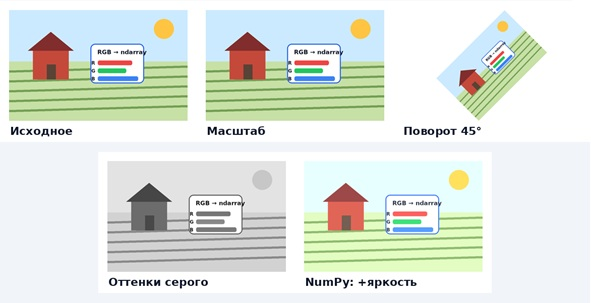
#> input picture images/source.jpg, 591 x 303 px
$ python main.py
#> lines starting #> are read from the running program, lines starting #| are printed output that depends on the picture; after the words box and inside, x2 and y2 are one past the last pixel; in counts of white or black regions, pixels touching at a corner belong together
from pathlib import Path
from PIL import Image, UnidentifiedImageError
import numpy as np
import matplotlib.pyplot as plt
INPUT_PATH = Path("images/source.jpg")
OUTPUT_DIR = Path("output")
OUTPUT_DIR.mkdir(exist_ok=True)
def load_image(path: Path) -> tuple[Image.Image, str]:
    if not path.is_file():
        raise FileNotFoundError(
            f"файл изображения не найден по пути {path.resolve()}"
        )
    try:
        with Image.open(path) as img:
#> img is the input picture: PIL image 591x303 RGB; mean R, G, B 223.5, 229.9, 222.4
            img.load()
            original_format = img.format
#> original_format = 'JPEG'
            return img.convert("RGB"), original_format
    except UnidentifiedImageError:
        raise ValueError(
            f"файл '{path.name}' не является поддерживаемым "
            f"изображением (JPEG/PNG)"
        )


def change_brightness(image_array: np.ndarray, delta: int) -> np.ndarray:
    if not isinstance(delta, (int, float)):
        raise ValueError("delta должен быть числом")
    temp = image_array.astype(np.int16) + delta
    temp = np.clip(temp, 0, 255)
    return temp.astype(np.uint8)
def resize_keep_aspect(image: Image.Image, new_width: int) -> Image.Image:
    if not isinstance(new_width, int) or new_width <= 0:
        raise ValueError(
            f"Ошибка: new_width должен быть положительным целым числом, "
            f"получено: {new_width}"
        )

    old_width, old_height = image.size
    new_height = max(1, round(old_height * new_width / old_width))
    return image.resize(
        (new_width, new_height),
        resample=Image.Resampling.LANCZOS
    )
def to_grayscale_numpy(image_array: np.ndarray) -> np.ndarray:
    if len(image_array.shape) != 3 or image_array.shape[2] != 3:
        raise ValueError("Ожидается RGB-массив формы (H, W, 3)")
    r = image_array[:, :, 0].astype(np.float32)
    g = image_array[:, :, 1].astype(np.float32)
    b = image_array[:, :, 2].astype(np.float32)
    gray = 0.299 * r + 0.587 * g + 0.114 * b
    return gray.astype(np.uint8)
def process_region(
    image_array: np.ndarray,
    x1: int, y1: int, x2: int, y2: int
) -> np.ndarray:
    h, w, _ = image_array.shape
    if x1 < 0 or y1 < 0 or x2 > w or y2 > h:
        raise ValueError(
            f"координаты ({x1},{y1})-({x2},{y2}) выходят за пределы "
            f"изображения ({w}x{h})"
        )
    if x1 >= x2 or y1 >= y2:
        raise ValueError(
            f"некорректные координаты области: "
            f"x1({x1})>=x2({x2}) или y1({y1})>=y2({y2})"
        )
    result = image_array.copy()
    region = result[y1:y2, x1:x2]
    gray_region = to_grayscale_numpy(region)
    result[y1:y2, x1:x2] = np.stack([gray_region] * 3, axis=-1)
    return result
def save_result(image, filename: str) -> Path:
    if isinstance(image, np.ndarray):
        image = Image.fromarray(image)
    path = OUTPUT_DIR / filename
    image.save(path)
    print(f"сохранено: {path}")
    return path
def main():
    image, img_format = load_image(INPUT_PATH)
#> img_format = 'JPEG'
    img_array = np.asarray(image)

    print(f"\n1. Имя файла: {INPUT_PATH.name}")
    print(f"2. Формат: {img_format}")
#| 2. Формат: JPEG
    print(f"3. Размер (Pillow): {image.size}")
#| 3. Размер (Pillow): (591, 303)
    print(f"4. Цветовой режим: {image.mode}")
#| 4. Цветовой режим: RGB
    print(f"5. Ширина: {image.width} px, Высота: {image.height} px")
#| 5. Ширина: 591 px, Высота: 303 px
    print(f"6. Альфа-канал: {'Есть' if image.mode == 'RGBA' else 'Нет'}")
#| 6. Альфа-канал: Нет

    print(f"\n7. Shape (NumPy): {img_array.shape}")
#| 7. Shape (NumPy): (303, 591, 3)
    print(f"8. Dtype: {img_array.dtype}")
#| 8. Dtype: uint8
    print(f"9. Мин/Макс: {img_array.min()} / {img_array.max()}")
#| 9. Мин/Макс: 0 / 255
    print(f"10. Количество каналов: {img_array.shape[2]}")
#| 10. Количество каналов: 3

    print(f"\n11. Значения RGB для трёх пикселей:")
    print(f"    [0, 0]: {img_array[0, 0]}")
#|     [0, 0]: [250 249 254]
    print(f"    [10, 10]: {img_array[10, 10]}")
#|     [10, 10]: [217 234 244]
    print(f"    [50, 50]: {img_array[50, 50]}")
#|     [50, 50]: [153  50  43]

    print(f"\n12. Различие image.size и array.shape:")
    print(f"    image.size  = {image.size} → (Ширина, Высота) = (X, Y)")
#|     image.size  = (591, 303) → (Ширина, Высота) = (X, Y)
    print(f"    array.shape = {img_array.shape} → (Высота, Ширина, Каналы) = (Y, X, C)")
#|     array.shape = (303, 591, 3) → (Высота, Ширина, Каналы) = (Y, X, C)
    print(f"    В NumPy сначала идут строки (Y), потом столбцы (X).")
    r_channel = img_array[:, :, 0]
    g_channel = img_array[:, :, 1]
    b_channel = img_array[:, :, 2]

    print(f"\nКрасный канал:")
    print(f"   Мин: {r_channel.min()}, Макс: {r_channel.max()}, "
          f"Среднее: {r_channel.mean():.2f}")
#|    Мин: 0, Макс: 255, Среднее: 223.53

    print(f"\nЗелёный канал:")
    print(f"   Мин: {g_channel.min()}, Макс: {g_channel.max()}, "
          f"Среднее: {g_channel.mean():.2f}")
#|    Мин: 0, Макс: 255, Среднее: 229.88

    print(f"\nСиний канал:")
    print(f"   Мин: {b_channel.min()}, Макс: {b_channel.max()}, "
          f"Среднее: {b_channel.mean():.2f}")
#|    Мин: 3, Макс: 255, Среднее: 222.44
    r_img = np.zeros_like(img_array)
    r_img[:, :, 0] = r_channel
    save_result(r_img, "red_channel.png")

    g_img = np.zeros_like(img_array)
    g_img[:, :, 1] = g_channel
    save_result(g_img, "green_channel.png")

    b_img = np.zeros_like(img_array)
    b_img[:, :, 2] = b_channel
    save_result(b_img, "blue_channel.png")
    darker = change_brightness(img_array, -50)
    brighter = change_brightness(img_array, 50)

    print(f"\nЗатемнённое (delta=-50): мин={darker.min()}, макс={darker.max()}")
#| Затемнённое (delta=-50): мин=0, макс=205
    print(f"Осветлённое (delta=+50): мин={brighter.min()}, макс={brighter.max()}")
#| Осветлённое (delta=+50): мин=50, макс=255

    save_result(darker, "darker.png")
    save_result(brighter, "brighter.png")
    w, h = image.size
#> w = 591; h = 303
    resized_50 = image.resize(
        (w // 2, h // 2),
        resample=Image.Resampling.LANCZOS
    )
    save_result(resized_50, "resized_50.png")
    resized_150 = image.resize(
        (int(w * 1.5), int(h * 1.5)),
        resample=Image.Resampling.LANCZOS
    )
    save_result(resized_150, "resized_150.png")
    resized_custom = resize_keep_aspect(image, 400)
    save_result(resized_custom, "resized_custom.png")
    print(f"reshape() просто перераспределяет пиксели и изображение искажается")
    print(f"resize() с ресэмплингом (LANCZOS) интерполирует пиксели")
    print(f"сохраняя качество.")
    try:
        image.rotate("abc")
    except TypeError:
        print("ошибка: некорректный тип угла")
    rotated_45 = image.rotate(
        45,
        resample=Image.Resampling.BICUBIC,
        expand=True,
        fillcolor=(255, 255, 255)
    )
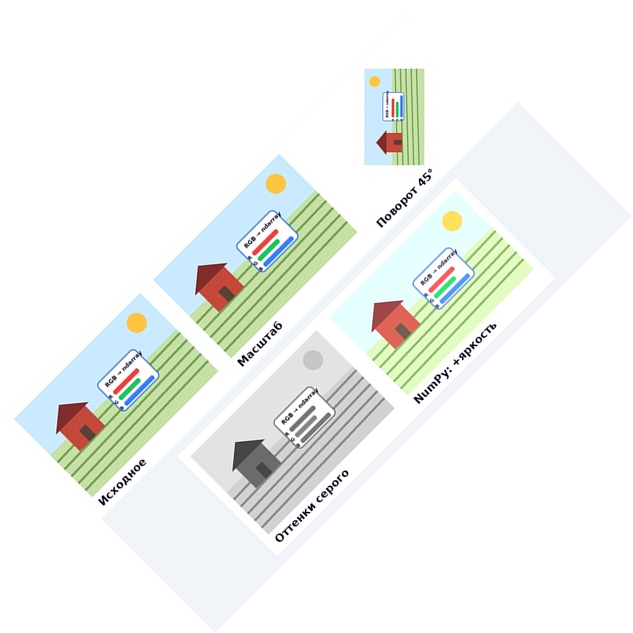
#> rotated_45: PIL image 633x633 RGB; mean R, G, B 240.8, 243.6, 240.3
    save_result(rotated_45, "rotated_45.png")
    rotated_90 = image.rotate(90, expand=True)
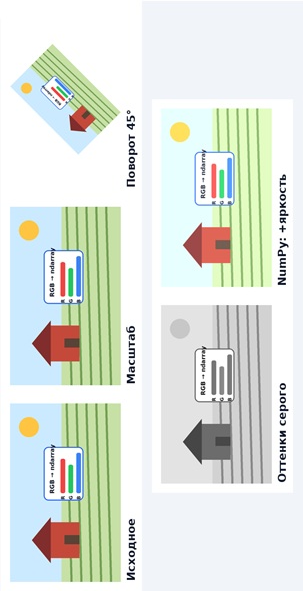
#> rotated_90: PIL image 303x591 RGB; mean R, G, B 223.5, 229.9, 222.4
    rotated_custom = image.rotate(
        30,
        resample=Image.Resampling.BICUBIC,
        expand=True,
        fillcolor=(0, 0, 0)
    )
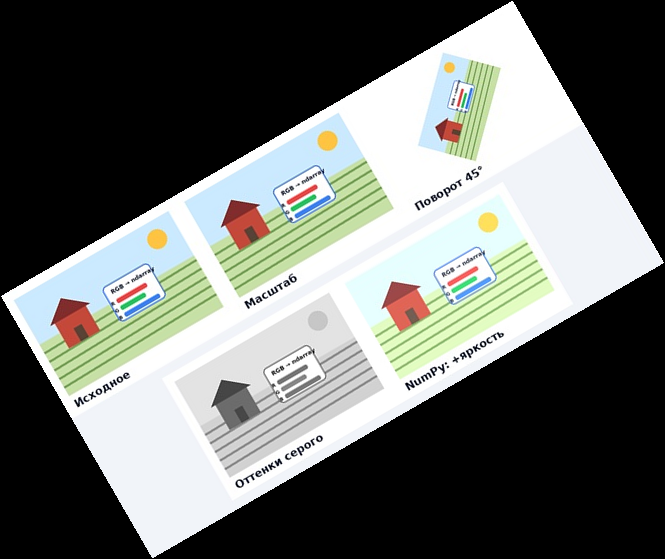
#> rotated_custom: PIL image 665x559 RGB; mean R, G, B 107.5, 110.5, 107
    save_result(rotated_custom, "rotated_custom.png")
    rot_no_expand = image.rotate(45, expand=False)
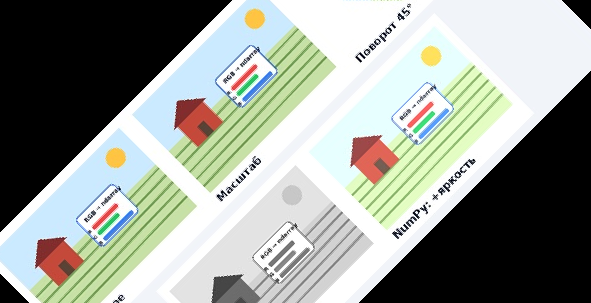
#> rot_no_expand: PIL image 591x303 RGB; mean R, G, B 151.7, 157, 149.9
    rot_with_expand = image.rotate(45, expand=True)
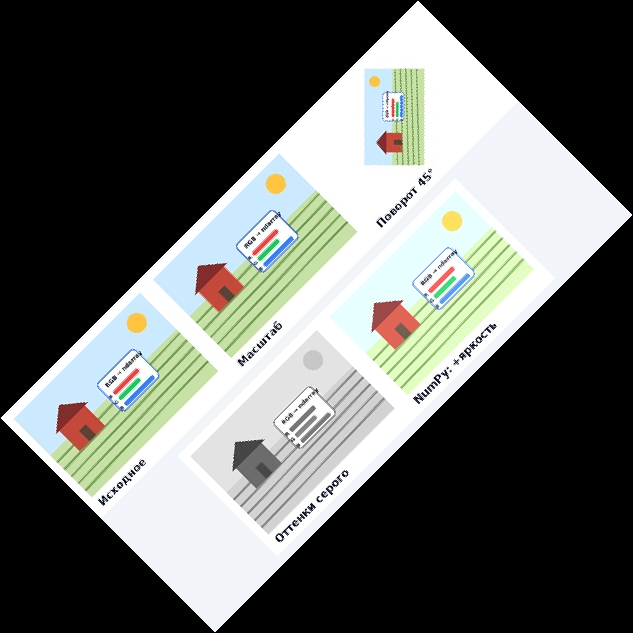
#> rot_with_expand: PIL image 633x633 RGB; mean R, G, B 99.9, 102.8, 99.4
    print(f"\nРазмер с expand=False: {rot_no_expand.size}")
#| Размер с expand=False: (591, 303)
    print(f"Размер с expand=True:  {rot_with_expand.size}")
#| Размер с expand=True:  (633, 633)
    print(f"expand=False: холст остаётся прежним, углы обрезаются.")
    print(f"expand=True: холст расширяется, чтобы всё изображение поместилось.")
    gray_pillow = image.convert("L")
    save_result(gray_pillow, "grayscale_pillow.png")
    gray_numpy = to_grayscale_numpy(img_array)
    save_result(gray_numpy, "grayscale_numpy.png")

    print(f"глаз воспринимает цвета неравномерно:")
    print(f"зелёный кажется самым ярким, синий — самым тёмным")
    print(f"формула Y=0.299R+0.587G+0.114B учитывает эту особенность")
    x1, y1 = w // 4, h // 4
#> x1 = 147; y1 = 75
    x2, y2 = w * 3 // 4, h * 3 // 4
#> x2 = 443; y2 = 227
    print(f"Область: ({x1},{y1}) — ({x2},{y2})")
#| Область: (147,75) — (443,227)

    region_processed = process_region(img_array, x1, y1, x2, y2)
#> in to_grayscale_numpy (call 2), `gray = 0.299 * r + 0.587 * g + 0.114 * b`:
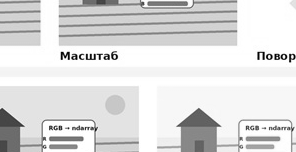
#> gray: shape (152, 296) float32; min 0.798, max 255, mean 222.1
#> in process_region, `result[y1:y2, x1:x2] = np.stack([gray_region] * 3, axis=-1)`:
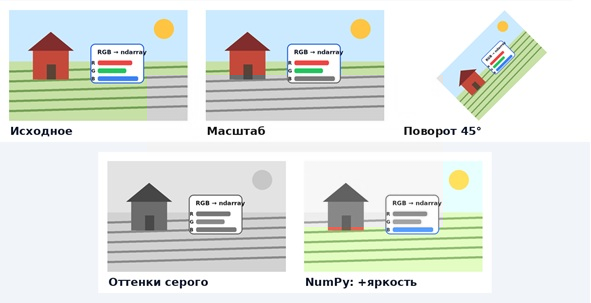
#> result: shape (303, 591, 3); 15.6% of pixels changed, all inside (x1, y1, x2, y2) = (147, 75, 443, 227)
    save_result(region_processed, "region_processed.png")
    try:
        process_region(img_array, -10, 0, 100, 100)
    except ValueError as e:
        print(f"ошибка координат: {e}")

    fig, axes = plt.subplots(2, 3, figsize=(12, 8))

    items = [
        (image, "Исходное"),
        (resized_50, "Уменьшенное (50%)"),
        (rotated_45, "Поворот 45°"),
        (gray_pillow, "Grayscale (Pillow)"),
        (Image.fromarray(brighter), "Яркость +50"),
        (Image.fromarray(region_processed), "Область")
    ]

    for ax, (img, title) in zip(axes.flat, items):
        cmap = "gray" if img.mode == "L" else None
        ax.imshow(img, cmap=cmap)
        ax.set_title(title, fontsize=12)
        ax.axis("off")
#> this loop made 6 passes
#> title on passes 1, 2, 3, 5, 6: 'Исходное', 'Уменьшенное (50%)', 'Поворот 45°', 'Яркость +50', 'Область'

    plt.tight_layout()
    plt.savefig(OUTPUT_DIR / "result.png", dpi=100)
    plt.close()
    print(f"Сохранено: {OUTPUT_DIR / 'result.png'}")
if __name__ == "__main__":
    try:
        main()
    except Exception as e:
        print(f"\n ошибка: {e}")
